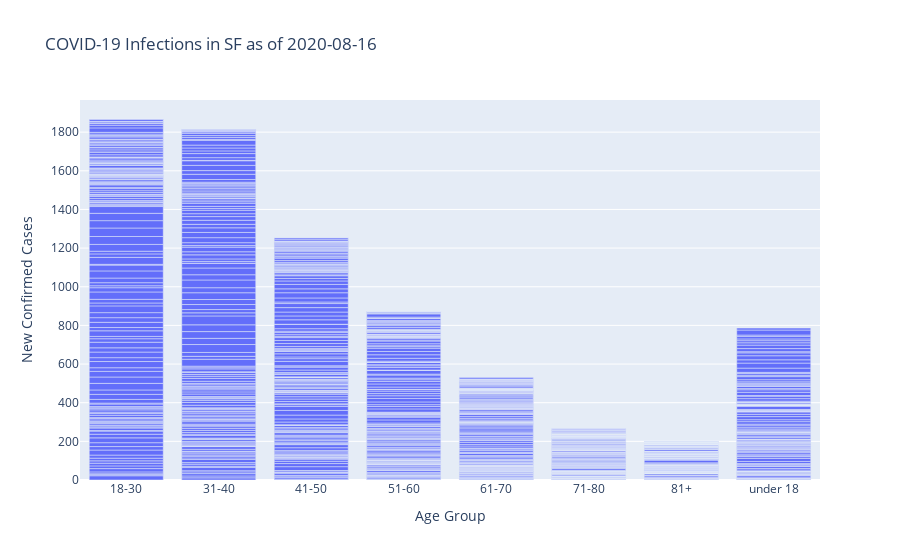

Notebook code cell kept with this figure:
### Code cell
fig = px.bar(summarized.sort_values('Age Group',ascending=True)[0:], 
             x="Age Group", 
             y="New Confirmed Cases",
             
             barmode='group',
             title='COVID-19 Infections in SF as of '+todays_date)

fig.show()

### Figure 1 — Plotly figure (JSON) as saved in the notebook; plotly's stock layout.template omitted (floating-point values rounded to 4 significant figures; data arrays with more than 128 entries replaced by an {"elided": "..."} marker saying what was removed)
{"data": [{"alignmentgroup": "True", "hovertemplate": "Age Group=%{x}<br>New Confirmed Cases=%{y}<extra></extra>", "legendgroup": "", "marker": {"color": "#636efa"}, "name": "", "offsetgroup": "", "orientation": "v", "showlegend": false, "textposition": "auto", "type": "bar", "x": {"elided": "1177 str values"}, "xaxis": "x", "y": {"elided": "1177 int values"}, "yaxis": "y"}], "layout": {"barmode": "group", "legend": {"tracegroupgap": 0}, "title": {"text": "COVID-19 Infections in SF as of 2020-08-16"}, "xaxis": {"anchor": "y", "domain": [0, 1], "title": {"text": "Age Group"}}, "yaxis": {"anchor": "x", "domain": [0, 1], "title": {"text": "New Confirmed Cases"}}}}
